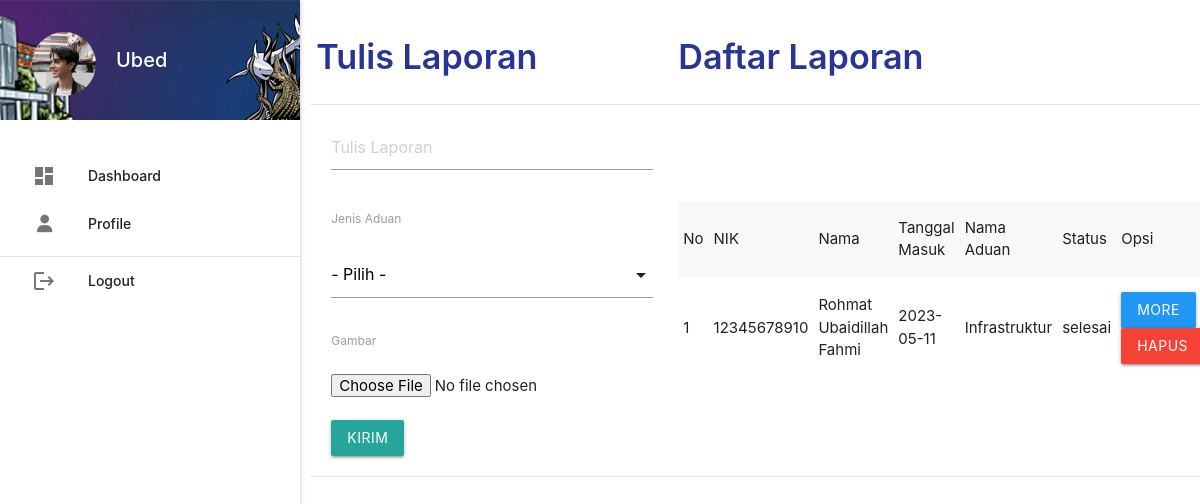
/pengaduan_masyarakat/masyarakat/ (signed in), run on the app's committed database.
### tables this page shows
CREATE TABLE `pengaduan` (
  `id_pengaduan` int(5) NOT NULL,
  `tgl_pengaduan` varchar(20) NOT NULL,
  `nik` varchar(16) NOT NULL,
  `isi_laporan` text NOT NULL,
  `foto` varchar(255) NOT NULL,
  `status` enum('proses','selesai') NOT NULL,
  `id_aduan` int(2) NOT NULL
);

CREATE TABLE `masyarakat` (
  `nik` varchar(16) NOT NULL,
  `nama` varchar(35) NOT NULL,
  `username` varchar(25) NOT NULL,
  `password` varchar(255) NOT NULL,
  `telp` varchar(13) NOT NULL
);

CREATE TABLE `jenis_aduan` (
  `id_aduan` int(2) NOT NULL,
  `nama_aduan` varchar(50) NOT NULL
);

### pengaduan_masyarakat/masyarakat/dashboard.php (the view, shortened to what this page needs)
<table class="responsive-table" border="2" style="width: 100%;">
	<tr>
		<td><h4 style="color: #283593; font-weight: 600;">Tulis Laporan</h4></td>
		<td><h4 style="color: #283593; font-weight: 600;">Daftar Laporan</h4></td>
	</tr>
	<tr>
		<td style="padding: 20px;">
			<form method="POST" enctype="multipart/form-data">
				<textarea class="materialize-textarea" name="laporan" placeholder="Tulis Laporan"></textarea><br><br>
				<label>Jenis Aduan</label><br><br>
				<br>
				<label>Gambar</label><br><br>
				<input type="file" name="foto"><br><br>
				<input type="submit" name="kirim" value="Kirim" class="btn">
			</form>
		</td>
		<td>
			<table border="3" class="responsive-table striped highlight">
				<tr>
					<td>No</td>
					<td>NIK</td>
					<td>Nama</td>
					<td>Tanggal Masuk</td>
					<td>Nama Aduan</td>
					<td>Status</td>
					<td>Opsi</td>
				</tr>
				<?php
					$no=1;
					$pengaduan = mysqli_query($koneksi,"SELECT * FROM  pengaduan INNER JOIN masyarakat ON pengaduan.nik = masyarakat.nik INNER JOIN tanggapan ON pengaduan.id_pengaduan=tanggapan.id_pengaduan INNER JOIN petugas ON tanggapan.id_petugas=petugas.id_petugas  INNER JOIN jenis_aduan ON jenis_aduan.id_aduan=pengaduan.id_aduan  WHERE pengaduan.nik='".$_SESSION['data']['nik']."' ORDER BY pengaduan.id_pengaduan DESC");
					while ($r=mysqli_fetch_assoc($pengaduan)) { ?>
					<tr>
						<td><?php echo $no++; ?></td>
						<td><?php echo $r['nik']; ?></td>
						<td><?php echo $r['nama']; ?></td>
						<td><?php echo $r['tgl_pengaduan']; ?></td>
						<td><?php echo $r['nama_aduan']; ?></td>
						<td><?php echo $r['status']; ?></td>
						<td>
							<a class="btn blue modal-trigger" href="ditanggapi.php?id_pengaduan=<?php echo $r['id_pengaduan'] ?>">More</a>
							<a class="btn red" onclick="return confirm('Anda Yakin Ingin Menghapus Y/N')" href="index.php?p=pengaduan_hapus&id_pengaduan=<?php echo $r['id_pengaduan'] ?>">Hapus</a></td>
					</tr>
				<?php	}
				 ?>
			</table>
		</td>
	</tr>
</table>

### data on the page
pengaduan: masyarakat.nik "12345678910", masyarakat.nama "Rohmat Ubaidillah Fahmi", tgl_pengaduan "2023-05-11", id_aduan.nama_aduan "Infrastruktur", status "selesai"

### other printed values
$_SESSION['username'] "Ubed"
